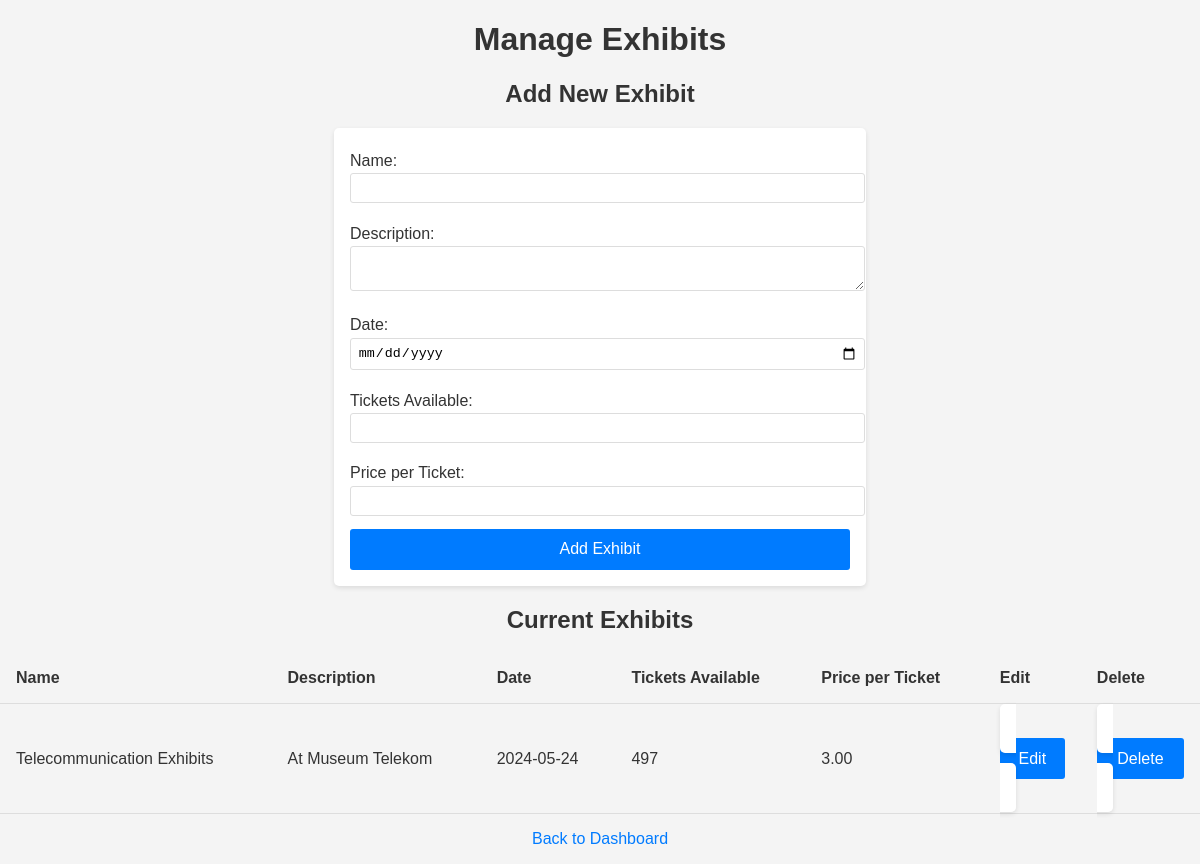
/exhibits.php (signed in), run on the app's committed database.
### tables this page shows
CREATE TABLE `exhibits` (
  `id` int(11) NOT NULL AUTO_INCREMENT,
  `name` varchar(100) NOT NULL,
  `description` text DEFAULT NULL,
  `date` date NOT NULL,
  `tickets_available` int(11) NOT NULL,
  `price` decimal(10,2) NOT NULL,
  PRIMARY KEY (`id`)
);

### exhibits.php (the view, shortened to what this page needs)
<?php
require_once 'connection.php';
$stmt = $conn->prepare("SELECT id, name, description, date, tickets_available, price FROM exhibits");
$stmt->execute();
$stmt->bind_result($id, $name, $description, $date, $tickets_available, $price);
?>
<!DOCTYPE html>
<html lang="en">
<head>
    <link rel="stylesheet" href="css/styles.css">
</head>
<body>
    <h1>Manage Exhibits</h1>
    <h2>Add New Exhibit</h2>
    <form action="exhibits.php" method="post">
        <label for="name">Name:</label>
        <input type="text" id="name" name="name" required>
        <label for="description">Description:</label>
        <textarea id="description" name="description" required></textarea>
        <label for="date">Date:</label>
        <input type="date" id="date" name="date" required>
        <label for="tickets_available">Tickets Available:</label>
        <input type="number" id="tickets_available" name="tickets_available" required>
        <label for="price">Price per Ticket:</label>
        <input type="number" step="0.01" id="price" name="price" required>
        <button type="submit">Add Exhibit</button>
    </form>
    <h2>Current Exhibits</h2>
    <table>
        <tr>
            <th>Name</th>
            <th>Description</th>
            <th>Date</th>
            <th>Tickets Available</th>
            <th>Price per Ticket</th>
            <th>Edit</th>
            <th>Delete</th>
        </tr>
        <?php while ($stmt->fetch()): ?>
        <tr>
            <td><?php echo htmlspecialchars($name); ?></td>
            <td><?php echo htmlspecialchars($description); ?></td>
            <td><?php echo htmlspecialchars($date); ?></td>
            <td><?php echo htmlspecialchars($tickets_available); ?></td>
            <td><?php echo htmlspecialchars($price); ?></td>
            <td>
                <form action="edit_exhibit.php" method="post" style="display:inline;">
                    <button type="submit">Edit</button>
                </form>
            </td>
            <td>
                <form action="exhibits.php" method="post" style="display:inline;">
                    <button type="submit" onclick="return confirm('Are you sure you want to delete this exhibit?');">Delete</button>
                </form>
            </td>
        </tr>
        <?php endwhile; ?>
    </table>
    <a href="admin_dashboard.php">Back to Dashboard</a>
</body>
</html>

### css/styles.css (style rules this page uses)
body { font-family: Arial, sans-serif; margin: 0; padding: 0; background-color: #f4f4f4; color: #333; }
h1, h2 { text-align: center; }
form { max-width: 500px; margin: 0 auto; padding: 1em; background: #fff; border-radius: 5px; box-shadow: 0 2px 5px rgba(0,0,0,0.1); }
label { display: block; margin: 0.5em 0 0.2em; }
input, textarea { width: 100%; padding: 0.5em; margin-bottom: 1em; border: 1px solid #ddd; border-radius: 3px; }
button { display: block; width: 100%; padding: 0.7em; background-color: #007bff; color: #fff; border: none; border-radius: 3px; font-size: 1em; cursor: pointer; }
table { width: 100%; margin: 1em 0; border-collapse: collapse; }
th, td { padding: 1em; border-bottom: 1px solid #ddd; text-align: left; }
a { display: block; margin: 1em 0; text-align: center; color: #007bff; text-decoration: none; }

### data on the page
exhibits: name "Telecommunication Exhibits", description "At Museum Telekom", date "2024-05-24", tickets_available "497", price "3.00"
